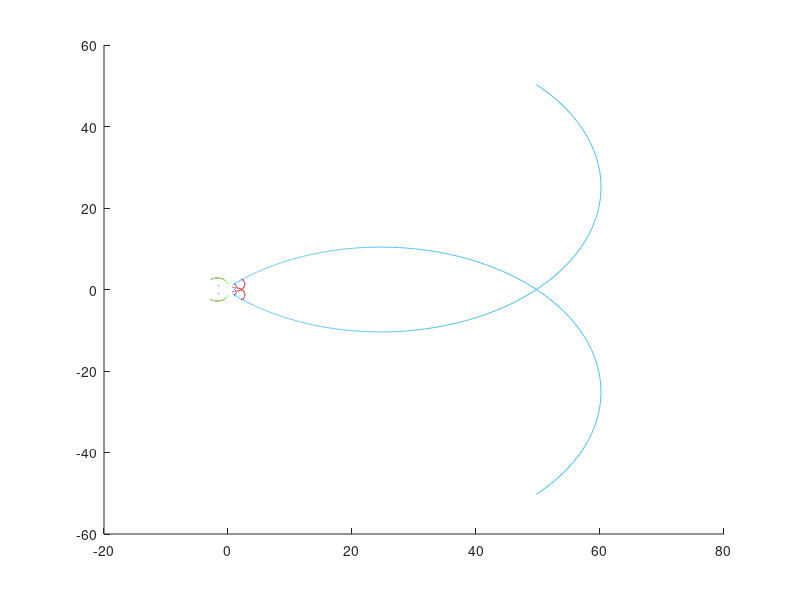

Write the MATLAB code that produced this figure.
%R = 0.5;
G = @(s)(s^2-1)/((s+1)*(s*s+1));
tr = @(t)(sign(-pi/2 <= t && t <= pi/2)*(cos(t)-i*sin(t))+...
          sign(t > pi/2)*(i*(2*t/pi-2)));

T = -pi/2:pi/20000:pi/2;
ipnts = zeros(1, numel(T));
hold on;
for R = 0+0.01:0.2:3+0.01
    for k = 1:numel(T)
        ipnts(k) = G(R*tr(T(k)));
    end

    plot(real(ipnts), imag(ipnts));
end
hold off;